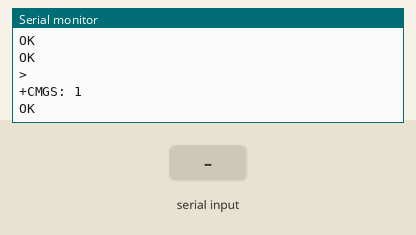
Bench run of a sketch on a simulated Arduino Uno, built with avr-gcc and run on an emulated ATmega328P. On the bench: the last lines printed to the serial monitor. Inputs (shaded band) come from the test bench. The modem accepts every AT command (registered, SIM ready, sends succeed) and sends nothing else.

Above: at 3.7 s.
3.8 s: "1" received over the second serial link
At 5.0 s:
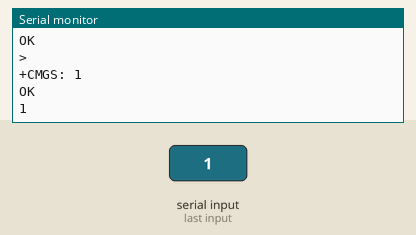
5.3 s: "0" received over the second serial link
At 6.1 s:
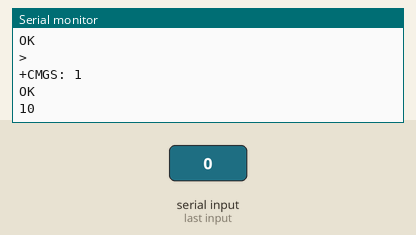

The sketch:

send_sms.ino
```cpp
/*
	SIM800L send sms
*/

#include <SoftwareSerial.h>

SoftwareSerial SIM800_SERIAL(2, 3);

String sms_text = "Hi, sms from device.ai!"; //sms text here
String phone = "+37255444555"; //CHANGE THIS NUMBER


void setup(){

	Serial.begin(9600);
	SIM800_SERIAL.begin(9600);

	delay(2000);

	//Init settings:
	SIM800_SERIAL.println("AT+CLIP=1");
	delay(100);
	SIM800_SERIAL.println("AT+CMGF=1");
	delay(100);
	SIM800_SERIAL.println("AT+CSCS=\"GSM\"");
	delay(100);


	Serial.print("SENDING SMS...");
	SEND_SMS(sms_text, phone);
	Serial.println("SENDED!");
}


void loop(){

	//READ SIM800 OUTPUT AND SHOW IN TERMINAL
	if(SIM800_SERIAL.available()){
		Serial.write(SIM800_SERIAL.read());
	}

	//READ TERMINAL COMMAND AND SEND TO SIM800
	if(Serial.available()){
		SIM800_SERIAL.write(Serial.read());
	}
}


void SEND_SMS(String text, String phone) {

	SIM800_SERIAL.println("AT+CMGS=\"" + phone + "\"");
	delay(100);
	SIM800_SERIAL.print(text);
	delay(000);
	SIM800_SERIAL.print((char)26);
	delay(100);
}
```

Measured:
- after the input at 3.8 s, the serial monitor: prints a new line at once (image 1)
- after the input at 5.3 s, the serial monitor: prints a new line at once (image 2)
